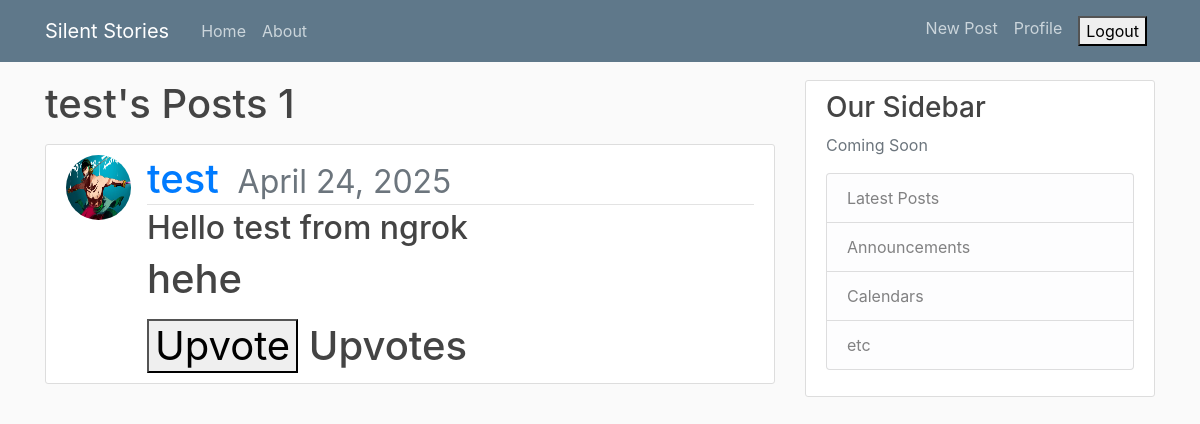
The page /user/test (signed in) on the database its author committed.
### blog/models.py (models this page shows, shortened)
class Post(models.Model):
    title=models.CharField(max_length=100)
    content=models.TextField(max_length=500)
    date_posted=models.DateTimeField(default=timezone.now)
    author= models.ForeignKey(User, on_delete=models.CASCADE)

### user/models.py (models this page shows, shortened)
class Profile(models.Model):
    user = models.OneToOneField(User, on_delete=models.CASCADE)
    image = models.ImageField(default='default.png', upload_to='profile_pics')

### blog/views.py (the view)
# urls.py: path('user/<str:username>', UserPostListView.as_view(), name="user-posts"),
class UserPostListView(LoginRequiredMixin,ListView):
    model=Post
    template_name='blog/user_posts.html'
    context_object_name='posts'
    ordering=['-date_posted']
    paginate_by=4
    def get_queryset(self):
        user=get_object_or_404(User, username=self.kwargs.get('username'))
        return Post.objects.filter(author=user).order_by('-date_posted')

### blog/templates/blog/user_posts.html (shortened to what this page needs)
{% extends "blog/base.html" %}
{% block content %}
<h1 class="mb-3">{{view.kwargs.username}}'s Posts {{page_obj.paginator.count}}<h1>
    {% for post in posts %}
        <article class="media content-section">
          <img class="rounded-circle article-img" src="{{ post.author.profile.image.url }}">
          <div class="media-body">
            <div class="article-metadata">
              <a class="mr-2" href="{% url 'user-posts' post.author.username %}">{{ post.author }}</a>
              <small class="text-muted">{{ post.date_posted|date:"F d, Y" }}</small>
            </div>
            <h2><a class="article-title" href="{% url 'post-detail' post.id %}">{{ post.title }}</a></h2>
            <p class="article-content">{{ post.content }}</p>
            <form method="POST" action="{% url 'upvote-post' post.id %}">
                <button type="submit">
                    {% if user in post.upvotes.all %}
                        Remove Upvote
                    {% else %}
                        Upvote
                    {% endif %}
                </button>
                <span>{{ post.total_upvotes }} Upvotes</span>
            </form>
          </div>
        </article>
    {% endfor %}
{% endblock content %}

### blog/static/blog/main.css (style rules this page uses)
body { background: #fafafa; color: #333333; margin-top: 5rem; }
h1, h2, h3, h4, h5, h6 { color: #444444; }
.content-section { background: #ffffff; padding: 10px 20px; border: 1px solid #dddddd; border-radius: 3px; margin-bottom: 20px; }
.article-title { color: #444444; }
.article-content { white-space: pre-line; }
.article-img { height: 65px; width: 65px; margin-right: 16px; }
.article-metadata { padding-bottom: 1px; margin-bottom: 4px; border-bottom: 1px solid #e3e3e3 }

### rows shown on the page
Post: author.profile.image (picture), author "test", date_posted "April 24, 2025", title "Hello test from ngrok", content "hehe"

### other values the page prints
{{ view.kwargs.username }} "test"
{{ page_obj.paginator.count }} "1"
